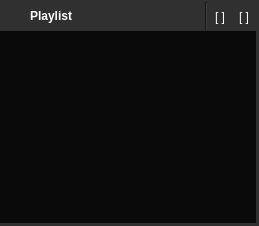
                 <widget class="QWidget" name="playlistHolderPage1">
                  <layout class="QVBoxLayout" name="verticalLayout_13">
                   <property name="spacing">
                    <number>4</number>
                   </property>
                   <property name="margin">
                    <number>0</number>
                   </property>
                   <item>
                    <widget class="QFrame" name="frame_12">
                     <property name="palette">
                      <palette>
                       <active>
                        <colorrole role="WindowText">
                         <brush brushstyle="SolidPattern">
                          <color alpha="255">
                           <red>255</red>
                           <green>255</green>
                           <blue>255</blue>
                          </color>
                         </brush>
                        </colorrole>
                        <colorrole role="Button">
                         <brush brushstyle="SolidPattern">
                          <color alpha="255">
                           <red>48</red>
                           <green>48</green>
                           <blue>48</blue>
                          </color>
                         </brush>
                        </colorrole>
                        <colorrole role="Light">
                         <brush brushstyle="SolidPattern">
                          <color alpha="255">
                           <red>61</red>
                           <green>61</green>
                           <blue>61</blue>
                          </color>
                         </brush>
                        </colorrole>
                        <colorrole role="Midlight">
                         <brush brushstyle="SolidPattern">
                          <color alpha="255">
                           <red>48</red>
                           <green>48</green>
                           <blue>48</blue>
                          </color>
                         </brush>
                        </colorrole>
                        <colorrole role="Dark">
                         <brush brushstyle="SolidPattern">
                          <color alpha="255">
                           <red>24</red>
                           <green>24</green>
                           <blue>24</blue>
                          </color>
                         </brush>
                        </colorrole>
                        <colorrole role="Mid">
                         <brush brushstyle="SolidPattern">
                          <color alpha="255">
                           <red>32</red>
                           <green>32</green>
                           <blue>32</blue>
                          </color>
                         </brush>
                        </colorrole>
                        <colorrole role="Text">
                         <brush brushstyle="SolidPattern">
                          <color alpha="255">
                           <red>255</red>
                           <green>255</green>
                           <blue>255</blue>
                          </color>
                         </brush>
                        </colorrole>
                        <colorrole role="BrightText">
                         <brush brushstyle="SolidPattern">
                          <color alpha="255">
                           <red>255</red>
                           <green>255</green>
                           <blue>255</blue>
                          </color>
                         </brush>
                        </colorrole>
                        <colorrole role="ButtonText">
                         <brush brushstyle="SolidPattern">
                          <color alpha="255">
                           <red>255</red>
                           <green>255</green>
                           <blue>255</blue>
                          </color>
                         </brush>
                        </colorrole>
                        <colorrole role="Base">
                         <brush brushstyle="SolidPattern">
                          <color alpha="255">
                           <red>10</red>
                           <green>10</green>
                           <blue>10</blue>
                          </color>
                         </brush>
                        </colorrole>
                        <colorrole role="Window">
                         <brush brushstyle="SolidPattern">
                          <color alpha="255">
                           <red>48</red>
                           <green>48</green>
                           <blue>48</blue>
                          </color>
                         </brush>
                        </colorrole>
                        <colorrole role="Shadow">
                         <brush brushstyle="SolidPattern">
                          <color alpha="255">
                           <red>219</red>
                           <green>219</green>
                           <blue>219</blue>
                          </color>
                         </brush>
                        </colorrole>
                        <colorrole role="AlternateBase">
                         <brush brushstyle="SolidPattern">
                          <color alpha="255">
                           <red>28</red>
                           <green>28</green>
                           <blue>28</blue>
                          </color>
                         </brush>
                        </colorrole>
                        <colorrole role="ToolTipBase">
                         <brush brushstyle="SolidPattern">
                          <color alpha="255">
                           <red>255</red>
                           <green>255</green>
                           <blue>220</blue>
                          </color>
                         </brush>
                        </colorrole>
                        <colorrole role="ToolTipText">
                         <brush brushstyle="SolidPattern">
                          <color alpha="255">
                           <red>0</red>
                           <green>0</green>
                           <blue>0</blue>
                          </color>
                         </brush>
                        </colorrole>
                       </active>
                       <inactive>
                        <colorrole role="WindowText">
                         <brush brushstyle="SolidPattern">
                          <color alpha="255">
                           <red>255</red>
                           <green>255</green>
                           <blue>255</blue>
                          </color>
                         </brush>
                        </colorrole>
                        <colorrole role="Button">
                         <brush brushstyle="SolidPattern">
                          <color alpha="255">
                           <red>48</red>
                           <green>48</green>
                           <blue>48</blue>
                          </color>
                         </brush>
                        </colorrole>
                        <colorrole role="Light">
                         <brush brushstyle="SolidPattern">
                          <color alpha="255">
                           <red>61</red>
                           <green>61</green>
                           <blue>61</blue>
                          </color>
                         </brush>
                        </colorrole>
                        <colorrole role="Midlight">
                         <brush brushstyle="SolidPattern">
                          <color alpha="255">
                           <red>48</red>
                           <green>48</green>
                           <blue>48</blue>
                          </color>
                         </brush>
                        </colorrole>
                        <colorrole role="Dark">
                         <brush brushstyle="SolidPattern">
                          <color alpha="255">
                           <red>24</red>
                           <green>24</green>
                           <blue>24</blue>
                          </color>
                         </brush>
                        </colorrole>
                        <colorrole role="Mid">
                         <brush brushstyle="SolidPattern">
                          <color alpha="255">
                           <red>32</red>
                           <green>32</green>
                           <blue>32</blue>
                          </color>
                         </brush>
                        </colorrole>
                        <colorrole role="Text">
                         <brush brushstyle="SolidPattern">
                          <color alpha="255">
                           <red>255</red>
                           <green>255</green>
                           <blue>255</blue>
                          </color>
                         </brush>
                        </colorrole>
                        <colorrole role="BrightText">
                         <brush brushstyle="SolidPattern">
                          <color alpha="255">
                           <red>255</red>
                           <green>255</green>
                           <blue>255</blue>
                          </color>
                         </brush>
                        </colorrole>
                        <colorrole role="ButtonText">
                         <brush brushstyle="SolidPattern">
                          <color alpha="255">
                           <red>255</red>
                           <green>255</green>
                           <blue>255</blue>
                          </color>
                         </brush>
                        </colorrole>
                        <colorrole role="Base">
                         <brush brushstyle="SolidPattern">
                          <color alpha="255">
                           <red>10</red>
                           <green>10</green>
                           <blue>10</blue>
                          </color>
                         </brush>
                        </colorrole>
                        <colorrole role="Window">
                         <brush brushstyle="SolidPattern">
                          <color alpha="255">
                           <red>48</red>
                           <green>48</green>
                           <blue>48</blue>
                          </color>
                         </brush>
                        </colorrole>
                        <colorrole role="Shadow">
                         <brush brushstyle="SolidPattern">
                          <color alpha="255">
                           <red>219</red>
                           <green>219</green>
                           <blue>219</blue>
                          </color>
                         </brush>
                        </colorrole>
                        <colorrole role="AlternateBase">
                         <brush brushstyle="SolidPattern">
                          <color alpha="255">
                           <red>28</red>
                           <green>28</green>
                           <blue>28</blue>
                          </color>
                         </brush>
                        </colorrole>
                        <colorrole role="ToolTipBase">
                         <brush brushstyle="SolidPattern">
                          <color alpha="255">
                           <red>255</red>
                           <green>255</green>
                           <blue>220</blue>
                          </color>
                         </brush>
                        </colorrole>
                        <colorrole role="ToolTipText">
                         <brush brushstyle="SolidPattern">
                          <color alpha="255">
                           <red>0</red>
                           <green>0</green>
                           <blue>0</blue>
                          </color>
                         </brush>
                        </colorrole>
                       </inactive>
                       <disabled>
                        <colorrole role="WindowText">
                         <brush brushstyle="SolidPattern">
                          <color alpha="255">
                           <red>24</red>
                           <green>24</green>
                           <blue>24</blue>
                          </color>
                         </brush>
                        </colorrole>
                        <colorrole role="Button">
                         <brush brushstyle="SolidPattern">
                          <color alpha="255">
                           <red>48</red>
                           <green>48</green>
                           <blue>48</blue>
                          </color>
                         </brush>
                        </colorrole>
                        <colorrole role="Light">
                         <brush brushstyle="SolidPattern">
                          <color alpha="255">
                           <red>61</red>
                           <green>61</green>
                           <blue>61</blue>
                          </color>
                         </brush>
                        </colorrole>
                        <colorrole role="Midlight">
                         <brush brushstyle="SolidPattern">
                          <color alpha="255">
                           <red>48</red>
                           <green>48</green>
                           <blue>48</blue>
                          </color>
                         </brush>
                        </colorrole>
                        <colorrole role="Dark">
                         <brush brushstyle="SolidPattern">
                          <color alpha="255">
                           <red>24</red>
                           <green>24</green>
                           <blue>24</blue>
                          </color>
                         </brush>
                        </colorrole>
                        <colorrole role="Mid">
                         <brush brushstyle="SolidPattern">
                          <color alpha="255">
                           <red>32</red>
                           <green>32</green>
                           <blue>32</blue>
                          </color>
                         </brush>
                        </colorrole>
                        <colorrole role="Text">
                         <brush brushstyle="SolidPattern">
                          <color alpha="255">
                           <red>24</red>
                           <green>24</green>
                           <blue>24</blue>
                          </color>
                         </brush>
                        </colorrole>
                        <colorrole role="BrightText">
                         <brush brushstyle="SolidPattern">
                          <color alpha="255">
                           <red>255</red>
                           <green>255</green>
                           <blue>255</blue>
                          </color>
                         </brush>
                        </colorrole>
                        <colorrole role="ButtonText">
                         <brush brushstyle="SolidPattern">
                          <color alpha="255">
                           <red>24</red>
                           <green>24</green>
                           <blue>24</blue>
                          </color>
                         </brush>
                        </colorrole>
                        <colorrole role="Base">
                         <brush brushstyle="SolidPattern">
                          <color alpha="255">
                           <red>48</red>
                           <green>48</green>
                           <blue>48</blue>
                          </color>
                         </brush>
                        </colorrole>
                        <colorrole role="Window">
                         <brush brushstyle="SolidPattern">
                          <color alpha="255">
                           <red>48</red>
                           <green>48</green>
                           <blue>48</blue>
                          </color>
                         </brush>
                        </colorrole>
                        <colorrole role="Shadow">
                         <brush brushstyle="SolidPattern">
                          <color alpha="255">
                           <red>219</red>
                           <green>219</green>
                           <blue>219</blue>
                          </color>
                         </brush>
                        </colorrole>
                        <colorrole role="AlternateBase">
                         <brush brushstyle="SolidPattern">
                          <color alpha="255">
                           <red>28</red>
                           <green>28</green>
                           <blue>28</blue>
                          </color>
                         </brush>
                        </colorrole>
                        <colorrole role="ToolTipBase">
                         <brush brushstyle="SolidPattern">
                          <color alpha="255">
                           <red>255</red>
                           <green>255</green>
                           <blue>220</blue>
                          </color>
                         </brush>
                        </colorrole>
                        <colorrole role="ToolTipText">
                         <brush brushstyle="SolidPattern">
                          <color alpha="255">
                           <red>0</red>
                           <green>0</green>
                           <blue>0</blue>
                          </color>
                         </brush>
                        </colorrole>
                       </disabled>
                      </palette>
                     </property>
                     <property name="autoFillBackground">
                      <bool>true</bool>
                     </property>
                     <property name="frameShape">
                      <enum>QFrame::NoFrame</enum>
                     </property>
                     <property name="frameShadow">
                      <enum>QFrame::Raised</enum>
                     </property>
                     <layout class="QVBoxLayout" name="verticalLayout_16">
                      <property name="spacing">
                       <number>0</number>
                      </property>
                      <property name="leftMargin">
                       <number>0</number>
                      </property>
                      <property name="topMargin">
                       <number>2</number>
                      </property>
                      <property name="rightMargin">
                       <number>3</number>
                      </property>
                      <property name="bottomMargin">
                       <number>3</number>
                      </property>
                      <item>
                       <widget class="QFrame" name="frame_16">
                        <property name="sizePolicy">
                         <sizepolicy hsizetype="Preferred" vsizetype="Expanding">
                          <horstretch>0</horstretch>
                          <verstretch>0</verstretch>
                         </sizepolicy>
                        </property>
                        <property name="frameShape">
                         <enum>QFrame::NoFrame</enum>
                        </property>
                        <property name="frameShadow">
                         <enum>QFrame::Sunken</enum>
                        </property>
                        <layout class="QVBoxLayout" name="verticalLayout_18">
                         <property name="spacing">
                          <number>0</number>
                         </property>
                         <property name="margin">
                          <number>0</number>
                         </property>
                         <item>
                          <widget class="QFrame" name="frame_17">
                           <property name="frameShape">
                            <enum>QFrame::NoFrame</enum>
                           </property>
                           <property name="frameShadow">
                            <enum>QFrame::Raised</enum>
                           </property>
                           <layout class="QHBoxLayout" name="horizontalLayout_14">
                            <property name="spacing">
                             <number>0</number>
                            </property>
                            <property name="margin">
                             <number>0</number>
                            </property>
                            <item>
                             <widget class="QToolButton" name="showQueue">
                              <property name="toolTip">
                               <string>Show Upcoming</string>
                              </property>
                              <property name="text">
                               <string/>
                              </property>
                              <property name="icon">
                               <iconset>
                                <normaloff>../icons/hi22-actions-bangarang-preview.png</normaloff>../icons/hi22-actions-bangarang-preview.png</iconset>
                              </property>
                              <property name="iconSize">
                               <size>
                                <width>22</width>
                                <height>22</height>
                               </size>
                              </property>
                              <property name="checkable">
                               <bool>false</bool>
                              </property>
                              <property name="autoRaise">
                               <bool>true</bool>
                              </property>
                             </widget>
                            </item>
                            <item>
                             <widget class="QLabel" name="playlistName">
                              <property name="sizePolicy">
                               <sizepolicy hsizetype="Expanding" vsizetype="Preferred">
                                <horstretch>0</horstretch>
                                <verstretch>0</verstretch>
                               </sizepolicy>
                              </property>
                              <property name="text">
                               <string>&lt;b&gt;Playlist&lt;/b&gt;</string>
                              </property>
                              <property name="alignment">
                               <set>Qt::AlignLeading|Qt::AlignLeft|Qt::AlignVCenter</set>
                              </property>
                             </widget>
                            </item>
                            <item>
                             <widget class="QLabel" name="playlistDuration">
                              <property name="sizePolicy">
                               <sizepolicy hsizetype="Minimum" vsizetype="Preferred">
                                <horstretch>0</horstretch>
                                <verstretch>0</verstretch>
                               </sizepolicy>
                              </property>
                              <property name="text">
                               <string/>
                              </property>
                             </widget>
                            </item>
                            <item>
                             <widget class="QToolButton" name="clearPlaylist">
                              <property name="toolTip">
                               <string>Clear Playlist</string>
                              </property>
                              <property name="icon">
                               <iconset>
                                <normaloff>../icons/hi22-actions-bangarang-clearplaylist.png</normaloff>../icons/hi22-actions-bangarang-clearplaylist.png</iconset>
                              </property>
                              <property name="iconSize">
                               <size>
                                <width>22</width>
                                <height>22</height>
                               </size>
                              </property>
                              <property name="autoRaise">
                               <bool>true</bool>
                              </property>
                             </widget>
                            </item>
                            <item>
                             <widget class="Line" name="line">
                              <property name="orientation">
                               <enum>Qt::Vertical</enum>
                              </property>
                             </widget>
                            </item>
                            <item>
                             <widget class="QToolButton" name="repeat">
                              <property name="toolTip">
                               <string>Turn on Repeat</string>
                              </property>
                              <property name="text">
                               <string>[ ]</string>
                              </property>
                              <property name="icon">
                               <iconset>
                                <normaloff>../icons/hi22-actions-bangarang-repeat.png</normaloff>../icons/hi22-actions-bangarang-repeat.png</iconset>
                              </property>
                              <property name="iconSize">
                               <size>
                                <width>22</width>
                                <height>22</height>
                               </size>
                              </property>
                              <property name="checkable">
                               <bool>false</bool>
                              </property>
                              <property name="autoRaise">
                               <bool>true</bool>
                              </property>
                             </widget>
                            </item>
                            <item>
                             <widget class="QToolButton" name="shuffle">
                              <property name="enabled">
                               <bool>true</bool>
                              </property>
                              <property name="toolTip">
                               <string>Turn on Shuffle</string>
                              </property>
                              <property name="text">
                               <string>[ ]</string>
                              </property>
                              <property name="icon">
                               <iconset>
                                <normaloff>../icons/hi22-actions-bangarang-shuffle.png</normaloff>../icons/hi22-actions-bangarang-shuffle.png</iconset>
                              </property>
                              <property name="iconSize">
                               <size>
                                <width>22</width>
                                <height>22</height>
                               </size>
                              </property>
                              <property name="checkable">
                               <bool>false</bool>
                              </property>
                              <property name="autoRaise">
                               <bool>true</bool>
                              </property>
                             </widget>
                            </item>
                           </layout>
                          </widget>
                         </item>
                         <item>
                          <widget class="QTreeView" name="playlistView">
                           <property name="minimumSize">
                            <size>
                             <width>250</width>
                             <height>0</height>
                            </size>
                           </property>
                           <property name="acceptDrops">
                            <bool>false</bool>
                           </property>
                           <property name="frameShape">
                            <enum>QFrame::NoFrame</enum>
                           </property>
                           <property name="lineWidth">
                            <number>1</number>
                           </property>
                           <property name="editTriggers">
                            <set>QAbstractItemView::NoEditTriggers</set>
                           </property>
                           <property name="dragEnabled">
                            <bool>true</bool>
                           </property>
                           <property name="dragDropMode">
                            <enum>QAbstractItemView::DragDrop</enum>
                           </property>
                           <property name="alternatingRowColors">
                            <bool>true</bool>
                           </property>
                           <property name="selectionMode">
                            <enum>QAbstractItemView::ExtendedSelection</enum>
                           </property>
                           <property name="rootIsDecorated">
                            <bool>false</bool>
                           </property>
                           <property name="allColumnsShowFocus">
                            <bool>true</bool>
                           </property>
                           <property name="headerHidden">
                            <bool>true</bool>
                           </property>
                           <attribute name="headerVisible">
                            <bool>false</bool>
                           </attribute>
                           <attribute name="headerVisible">
                            <bool>false</bool>
                           </attribute>
                          </widget>
                         </item>
                         <item>
                          <widget class="QFrame" name="frame_11">
                           <property name="sizePolicy">
                            <sizepolicy hsizetype="Expanding" vsizetype="Minimum">
                             <horstretch>0</horstretch>
                             <verstretch>0</verstretch>
                            </sizepolicy>
                           </property>
                           <property name="frameShape">
                            <enum>QFrame::NoFrame</enum>
                           </property>
                           <property name="frameShadow">
                            <enum>QFrame::Raised</enum>
                           </property>
                           <layout class="QHBoxLayout" name="horizontalLayout_2">
                            <property name="margin">
                             <number>0</number>
                            </property>
                            <item>
                             <widget class="KFilterProxySearchLine" name="playlistFilterProxyLine">
                              <property name="focusPolicy">
                               <enum>Qt::TabFocus</enum>
                              </property>
                             </widget>
                            </item>
                           </layout>
                          </widget>
                         </item>
                        </layout>
                       </widget>
                      </item>
                     </layout>
                    </widget>
                   </item>
                  </layout>
                 </widget>
